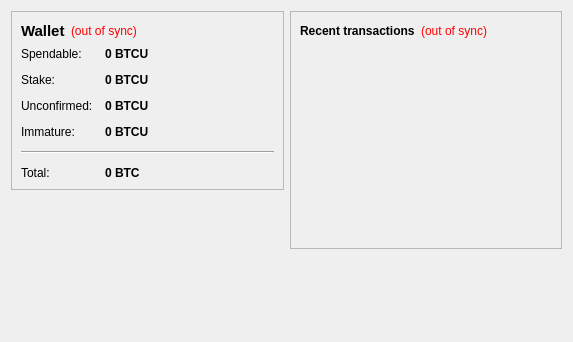
<?xml version="1.0" encoding="UTF-8"?>
<ui version="4.0">
 <class>OverviewPage</class>
 <widget class="QWidget" name="OverviewPage">
  <property name="geometry">
   <rect>
    <x>0</x>
    <y>0</y>
    <width>573</width>
    <height>342</height>
   </rect>
  </property>
  <property name="windowTitle">
   <string>Form</string>
  </property>
  <layout class="QHBoxLayout" name="horizontalLayout" stretch="1,1">
   <item>
    <layout class="QVBoxLayout" name="verticalLayout_2">
     <item>
      <widget class="QFrame" name="frame">
       <property name="frameShape">
        <enum>QFrame::StyledPanel</enum>
       </property>
       <property name="frameShadow">
        <enum>QFrame::Raised</enum>
       </property>
       <layout class="QVBoxLayout" name="verticalLayout_4">
        <item>
         <layout class="QHBoxLayout" name="horizontalLayout_4">
          <item>
           <widget class="QLabel" name="label_5">
            <property name="font">
             <font>
              <pointsize>11</pointsize>
              <weight>75</weight>
              <bold>true</bold>
             </font>
            </property>
            <property name="text">
             <string>Wallet</string>
            </property>
           </widget>
          </item>
          <item>
           <widget class="QLabel" name="labelWalletStatus">
            <property name="toolTip">
             <string>The displayed information may be out of date. Your wallet automatically synchronizes with the Bitcoinultra network after a connection is established, but this process has not completed yet.</string>
            </property>
            <property name="styleSheet">
             <string notr="true">QLabel { color: red; }</string>
            </property>
            <property name="text">
             <string notr="true">(out of sync)</string>
            </property>
            <property name="alignment">
             <set>Qt::AlignLeading|Qt::AlignLeft|Qt::AlignVCenter</set>
            </property>
           </widget>
          </item>
          <item>
           <spacer name="horizontalSpacer_2">
            <property name="orientation">
             <enum>Qt::Horizontal</enum>
            </property>
            <property name="sizeHint" stdset="0">
             <size>
              <width>40</width>
              <height>20</height>
             </size>
            </property>
           </spacer>
          </item>
         </layout>
        </item>
        <item>
         <layout class="QFormLayout" name="formLayout_2">
          <property name="fieldGrowthPolicy">
           <enum>QFormLayout::AllNonFixedFieldsGrow</enum>
          </property>
          <property name="horizontalSpacing">
           <number>12</number>
          </property>
          <property name="verticalSpacing">
           <number>12</number>
          </property>
          <item row="0" column="0">
           <widget class="QLabel" name="label">
            <property name="text">
             <string>Spendable:</string>
            </property>
           </widget>
          </item>
          <item row="0" column="1">
           <widget class="QLabel" name="labelBalance">
            <property name="font">
             <font>
              <weight>75</weight>
              <bold>true</bold>
             </font>
            </property>
            <property name="cursor">
             <cursorShape>IBeamCursor</cursorShape>
            </property>
            <property name="toolTip">
             <string>Your current spendable balance</string>
            </property>
            <property name="text">
             <string notr="true">0 BTCU</string>
            </property>
            <property name="textInteractionFlags">
             <set>Qt::LinksAccessibleByMouse|Qt::TextSelectableByKeyboard|Qt::TextSelectableByMouse</set>
            </property>
           </widget>
          </item>
          <item row="1" column="0">
           <widget class="QLabel" name="label_6">
            <property name="text">
             <string>Stake:</string>
            </property>
           </widget>
          </item>
          <item row="1" column="1">
           <widget class="QLabel" name="labelStake">
            <property name="font">
             <font>
              <weight>75</weight>
              <bold>true</bold>
             </font>
            </property>
            <property name="cursor">
             <cursorShape>IBeamCursor</cursorShape>
            </property>
            <property name="toolTip">
             <string>Total of coins that was staked, and do not yet count toward the current balance</string>
            </property>
            <property name="text">
             <string notr="true">0 BTCU</string>
            </property>
            <property name="textInteractionFlags">
             <set>Qt::LinksAccessibleByMouse|Qt::TextSelectableByKeyboard|Qt::TextSelectableByMouse</set>
            </property>
           </widget>
          </item>
          <item row="2" column="0">
           <widget class="QLabel" name="label_3">
            <property name="text">
             <string>Unconfirmed:</string>
            </property>
           </widget>
          </item>
          <item row="2" column="1">
           <widget class="QLabel" name="labelUnconfirmed">
            <property name="font">
             <font>
              <weight>75</weight>
              <bold>true</bold>
             </font>
            </property>
            <property name="cursor">
             <cursorShape>IBeamCursor</cursorShape>
            </property>
            <property name="toolTip">
             <string>Total of transactions that have yet to be confirmed, and do not yet count toward the current balance</string>
            </property>
            <property name="text">
             <string notr="true">0 BTCU</string>
            </property>
            <property name="textInteractionFlags">
             <set>Qt::LinksAccessibleByMouse|Qt::TextSelectableByKeyboard|Qt::TextSelectableByMouse</set>
            </property>
           </widget>
          </item>
          <item row="3" column="0">
           <widget class="QLabel" name="labelImmatureText">
            <property name="text">
             <string>Immature:</string>
            </property>
           </widget>
          </item>
          <item row="3" column="1">
           <widget class="QLabel" name="labelImmature">
            <property name="font">
             <font>
              <weight>75</weight>
              <bold>true</bold>
             </font>
            </property>
            <property name="toolTip">
             <string>Mined balance that has not yet matured</string>
            </property>
            <property name="text">
             <string notr="true">0 BTCU</string>
            </property>
            <property name="textInteractionFlags">
             <set>Qt::LinksAccessibleByMouse|Qt::TextSelectableByKeyboard|Qt::TextSelectableByMouse</set>
            </property>
           </widget>
          </item>
          <item row="4" column="0" colspan="2">
           <widget class="Line" name="line">
            <property name="orientation">
             <enum>Qt::Horizontal</enum>
            </property>
           </widget>
          </item>
          <item row="5" column="0">
           <widget class="QLabel" name="labelTotalText">
            <property name="text">
             <string>Total:</string>
            </property>
           </widget>
          </item>
          <item row="5" column="1">
           <widget class="QLabel" name="labelTotal">
            <property name="font">
             <font>
              <weight>75</weight>
              <bold>true</bold>
             </font>
            </property>
            <property name="cursor">
             <cursorShape>IBeamCursor</cursorShape>
            </property>
            <property name="toolTip">
             <string>Your current total balance</string>
            </property>
            <property name="text">
             <string notr="true">0 BTC</string>
            </property>
            <property name="textInteractionFlags">
             <set>Qt::LinksAccessibleByMouse|Qt::TextSelectableByKeyboard|Qt::TextSelectableByMouse</set>
            </property>
           </widget>
          </item>
         </layout>
        </item>
       </layout>
      </widget>
     </item>
     <item>
      <spacer name="verticalSpacer">
       <property name="orientation">
        <enum>Qt::Vertical</enum>
       </property>
       <property name="sizeHint" stdset="0">
        <size>
         <width>20</width>
         <height>40</height>
        </size>
       </property>
      </spacer>
     </item>
    </layout>
   </item>
   <item>
    <layout class="QVBoxLayout" name="verticalLayout_3">
     <item>
      <widget class="QFrame" name="frame_2">
       <property name="frameShape">
        <enum>QFrame::StyledPanel</enum>
       </property>
       <property name="frameShadow">
        <enum>QFrame::Raised</enum>
       </property>
       <layout class="QVBoxLayout" name="verticalLayout">
        <item>
         <layout class="QHBoxLayout" name="horizontalLayout_2">
          <item>
           <widget class="QLabel" name="label_4">
            <property name="text">
             <string>&lt;b&gt;Recent transactions&lt;/b&gt;</string>
            </property>
           </widget>
          </item>
          <item>
           <widget class="QLabel" name="labelTransactionsStatus">
            <property name="toolTip">
             <string>The displayed information may be out of date. Your wallet automatically synchronizes with the Bitcoinultra network after a connection is established, but this process has not completed yet.</string>
            </property>
            <property name="styleSheet">
             <string notr="true">QLabel { color: red; }</string>
            </property>
            <property name="text">
             <string notr="true">(out of sync)</string>
            </property>
            <property name="alignment">
             <set>Qt::AlignRight|Qt::AlignTrailing|Qt::AlignVCenter</set>
            </property>
           </widget>
          </item>
          <item>
           <spacer name="horizontalSpacer">
            <property name="orientation">
             <enum>Qt::Horizontal</enum>
            </property>
            <property name="sizeHint" stdset="0">
             <size>
              <width>40</width>
              <height>20</height>
             </size>
            </property>
           </spacer>
          </item>
         </layout>
        </item>
        <item>
         <widget class="QListView" name="listTransactions">
          <property name="styleSheet">
           <string notr="true">QListView { background: transparent; }</string>
          </property>
          <property name="frameShape">
           <enum>QFrame::NoFrame</enum>
          </property>
          <property name="verticalScrollBarPolicy">
           <enum>Qt::ScrollBarAlwaysOff</enum>
          </property>
          <property name="horizontalScrollBarPolicy">
           <enum>Qt::ScrollBarAlwaysOff</enum>
          </property>
          <property name="selectionMode">
           <enum>QAbstractItemView::NoSelection</enum>
          </property>
         </widget>
        </item>
       </layout>
      </widget>
     </item>
     <item>
      <spacer name="verticalSpacer_2">
       <property name="orientation">
        <enum>Qt::Vertical</enum>
       </property>
       <property name="sizeHint" stdset="0">
        <size>
         <width>20</width>
         <height>40</height>
        </size>
       </property>
      </spacer>
     </item>
    </layout>
   </item>
  </layout>
 </widget>
 <resources/>
 <connections/>
</ui>
